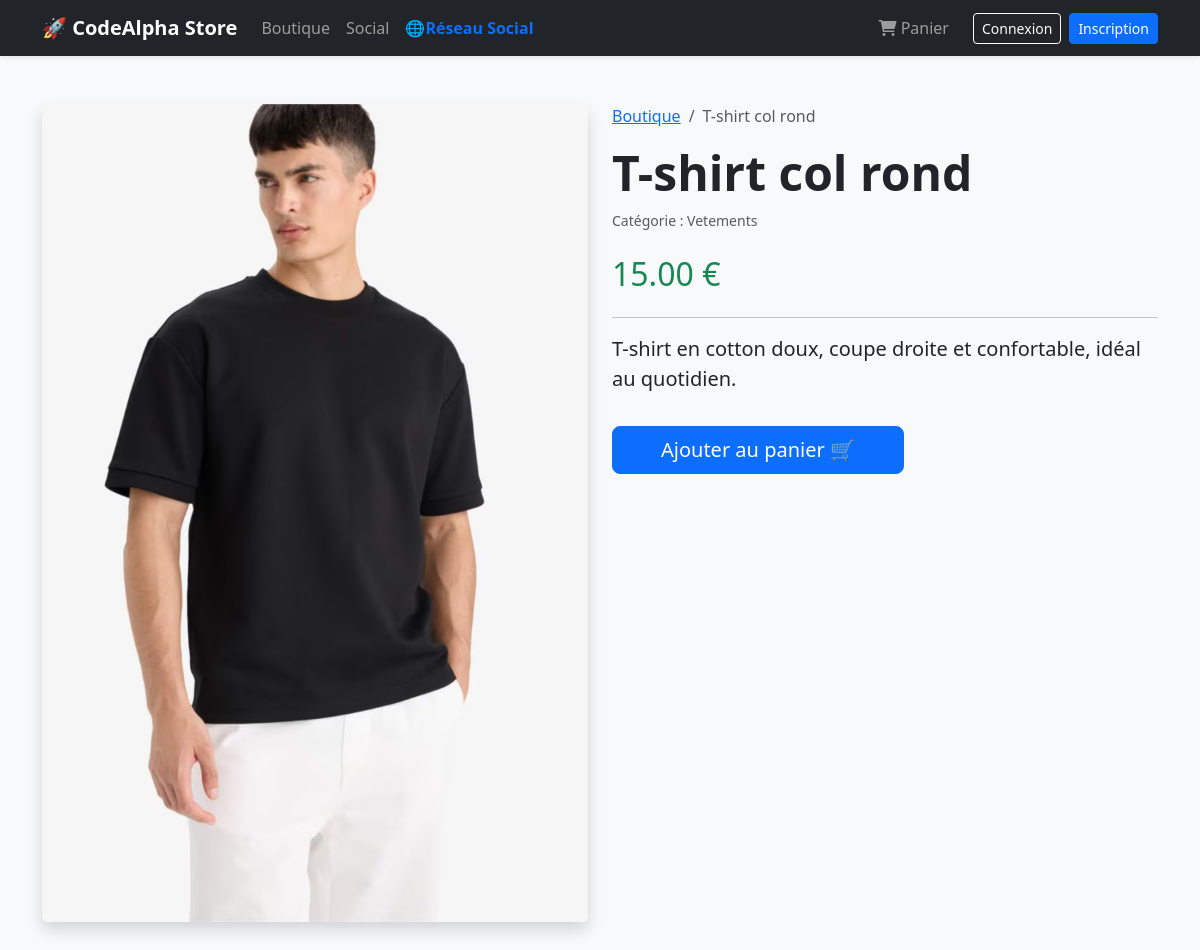
/product/1/, run on the app's committed database.
### shop/models.py (models this page shows, shortened)
class Product(models.Model):
    category = models.ForeignKey(Category, related_name='products', on_delete=models.CASCADE, null=True, blank=True)
    name = models.CharField(max_length=200)
    description = models.TextField()
    price = models.DecimalField(max_digits=10, decimal_places=2)
    image = models.ImageField(upload_to='products/', blank=True, null=True)
    stock = models.PositiveIntegerField(default=0)

class Category(models.Model):
    name = models.CharField(max_length=200)
    slug = models.SlugField(max_length=200, unique=True)
    class Meta:
        verbose_name_plural = "Categories"

### shop/views.py (the view)
# urls.py: path('product/<int:id>/', views.product_detail, name='product_detail'),
def product_detail(request, id):
    product = get_object_or_404(Product, id=id)
    return render(request, 'shop/product_detail.html', {'product': product})

### shop/templates/shop/product_detail.html
{% extends 'shop/base.html' %}
{% block content %}
<div class="row mt-5">
    <div class="col-md-6">
        {% if product.image %}
            <img src="{{ product.image.url }}" class="img-fluid rounded shadow" alt="{{ product.name }}">
        {% else %}
            <div class="bg-secondary text-white d-flex align-items-center justify-content-center rounded" style="height: 400px;">Pas d'image</div>
        {% endif %}
    </div>
    <div class="col-md-6">
        <nav aria-label="breadcrumb"><ol class="breadcrumb"><li class="breadcrumb-item"><a href="{% url 'product_list' %}">Boutique</a></li><li class="breadcrumb-item active">{{ product.name }}</li></ol></nav>
        <h1 class="display-5 fw-bold">{{ product.name }}</h1>
        <p class="text-muted small">Catégorie : {{ product.category.name|default:"Général" }}</p>
        <h2 class="text-success my-4">{{ product.price }} €</h2>
        <hr>
        <p class="lead">{{ product.description }}</p>
        <a href="{% url 'cart_add' product_id=product.id %}" class="btn btn-primary btn-lg px-5 mt-3">Ajouter au panier 🛒</a>
    </div>
</div>
{% endblock %}

### data on the page
Product: image (picture), name "T-shirt col rond", category.name "Vetements", price "15.00", description "T-shirt en cotton doux, coupe droite et confortable, idéal au quotidien."
